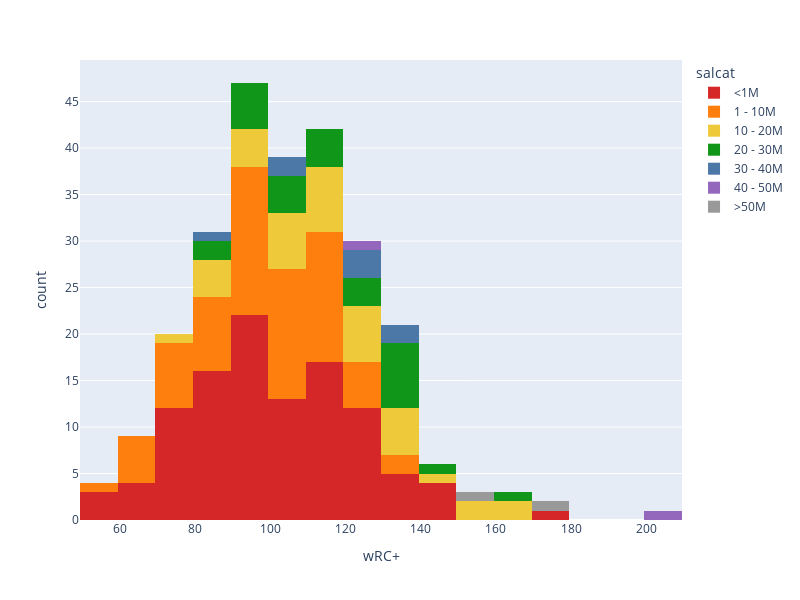

The notebook cell this image was saved under:
### Code cell
desired_order = ['<1M', '1 - 10M', '10 - 20M', '20 - 30M', '30 - 40M', '40 - 50M', '>50M']
fig = px.histogram(df,
             x = 'wRC+',
             color = 'salcat',
             category_orders={'salcat': desired_order},
             color_discrete_sequence = (['#D62728', '#FF7F0E', '#EECA3B', '#109618', '#4C78A8', '#9467BD', '#999999']))

fig.update_layout(width = 800,
                  height = 600)

fig.show()

### Figure 1 — Plotly figure (JSON) as saved in the notebook; plotly's stock layout.template omitted (floating-point values rounded to 4 significant figures)
{"data": [{"bingroup": "x", "hovertemplate": "salcat=<1M<br>wRC+=%{x}<br>count=%{y}<extra></extra>", "legendgroup": "<1M", "marker": {"color": "#D62728", "pattern": {"shape": ""}}, "name": "<1M", "orientation": "v", "showlegend": true, "type": "histogram", "x": [109, 106, 127, 116, 121, 124, 121, 129, 120, 118, 96, 109, 107, 113, 125, 95, 91, 83, 86, 114, 140, 90, 118, 77, 118, 101, 97, 92, 109, 116, 124, 86, 100, 65, 91, 113, 133, 81, 132, 121, 85, 91, 67, 105, 87, 107, 90, 170, 116, 82, 77, 81, 109, 115, 97, 76, 149, 137, 70, 72, 94, 125, 122, 88, 103, 93, 79, 111, 103, 91, 95, 146, 79, 110, 53, 85, 119, 82, 72, 95, 88, 66, 114, 98, 137, 95, 77, 89, 86, 97, 66, 101, 83, 115, 132, 98, 77, 86, 123, 54, 90, 72, 92, 53, 113, 77, 117, 90, 140], "xaxis": "x", "yaxis": "y"}, {"bingroup": "x", "hovertemplate": "salcat=1 - 10M<br>wRC+=%{x}<br>count=%{y}<extra></extra>", "legendgroup": "1 - 10M", "marker": {"color": "#FF7F0E", "pattern": {"shape": ""}}, "name": "1 - 10M", "orientation": "v", "showlegend": true, "type": "histogram", "x": [138, 111, 99, 87, 117, 113, 83, 96, 98, 91, 96, 129, 112, 65, 102, 89, 100, 106, 114, 95, 83, 111, 127, 73, 107, 132, 119, 114, 116, 105, 102, 122, 94, 93, 92, 109, 113, 95, 110, 89, 75, 92, 94, 99, 128, 69, 84, 116, 115, 105, 79, 85, 78, 104, 115, 107, 91, 81, 73, 99, 70, 125, 103, 101, 58, 93, 70, 100, 66, 101, 66, 65], "xaxis": "x", "yaxis": "y"}, {"bingroup": "x", "hovertemplate": "salcat=10 - 20M<br>wRC+=%{x}<br>count=%{y}<extra></extra>", "legendgroup": "10 - 20M", "marker": {"color": "#EECA3B", "pattern": {"shape": ""}}, "name": "10 - 20M", "orientation": "v", "showlegend": true, "type": "histogram", "x": [152, 120, 161, 122, 104, 113, 99, 123, 109, 139, 113, 134, 107, 128, 136, 114, 111, 86, 124, 145, 95, 136, 103, 117, 83, 90, 103, 111, 153, 161, 137, 81, 122, 97, 112, 109, 88, 76], "xaxis": "x", "yaxis": "y"}, {"bingroup": "x", "hovertemplate": "salcat=20 - 30M<br>wRC+=%{x}<br>count=%{y}<extra></extra>", "legendgroup": "20 - 30M", "marker": {"color": "#109618", "pattern": {"shape": ""}}, "name": "20 - 30M", "orientation": "v", "showlegend": true, "type": "histogram", "x": [136, 141, 131, 130, 108, 137, 133, 116, 125, 113, 101, 114, 99, 121, 95, 99, 125, 139, 90, 166, 131, 104, 94, 118, 89, 103, 86], "xaxis": "x", "yaxis": "y"}, {"bingroup": "x", "hovertemplate": "salcat=30 - 40M<br>wRC+=%{x}<br>count=%{y}<extra></extra>", "legendgroup": "30 - 40M", "marker": {"color": "#4C78A8", "pattern": {"shape": ""}}, "name": "30 - 40M", "orientation": "v", "showlegend": true, "type": "histogram", "x": [129, 135, 123, 104, 106, 120, 138, 84], "xaxis": "x", "yaxis": "y"}, {"bingroup": "x", "hovertemplate": "salcat=40 - 50M<br>wRC+=%{x}<br>count=%{y}<extra></extra>", "legendgroup": "40 - 50M", "marker": {"color": "#9467BD", "pattern": {"shape": ""}}, "name": "40 - 50M", "orientation": "v", "showlegend": true, "type": "histogram", "x": [204, 125], "xaxis": "x", "yaxis": "y"}, {"bingroup": "x", "hovertemplate": "salcat=>50M<br>wRC+=%{x}<br>count=%{y}<extra></extra>", "legendgroup": ">50M", "marker": {"color": "#999999", "pattern": {"shape": ""}}, "name": ">50M", "orientation": "v", "showlegend": true, "type": "histogram", "x": [172, 156], "xaxis": "x", "yaxis": "y"}], "layout": {"barmode": "relative", "height": 600, "legend": {"title": {"text": "salcat"}, "tracegroupgap": 0}, "margin": {"t": 60}, "width": 800, "xaxis": {"anchor": "y", "domain": [0, 1], "title": {"text": "wRC+"}}, "yaxis": {"anchor": "x", "domain": [0, 1], "title": {"text": "count"}}}}
